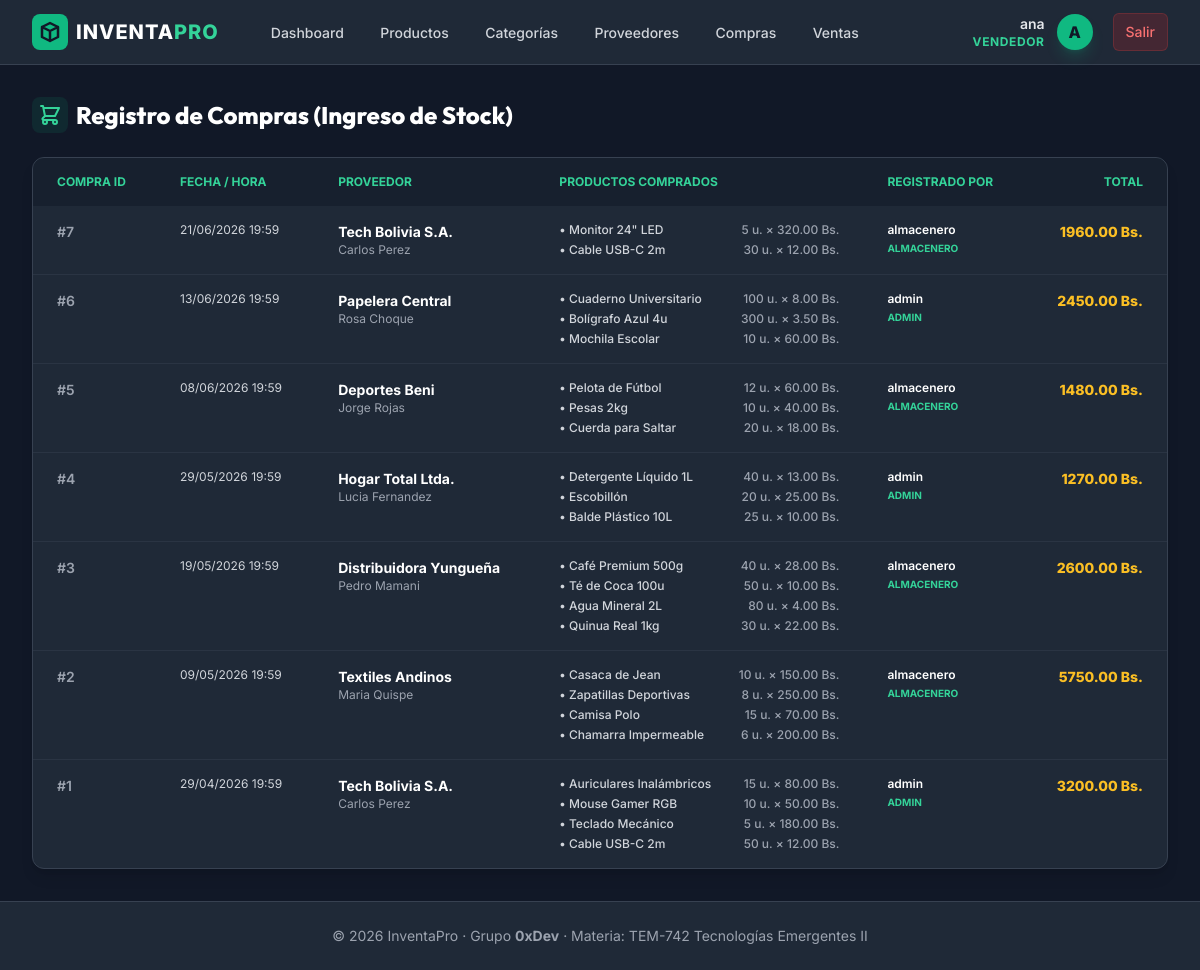
/compras/ (signed in), run on the app's committed database.
### apps/models.py (models this page shows, shortened)
class User(db.Model, UserMixin):
    __tablename__ = "users"
    id = db.Column(db.Integer, primary_key=True)
    username = db.Column(db.String(100), unique=True, nullable=False)
    email = db.Column(db.String(150), unique=True, nullable=False)
    password = db.Column(db.String(255), nullable=False)
    role = db.Column(db.String(20), default="vendedor")  # admin | almacenero | vendedor
    is_active_user = db.Column(db.Boolean, default=True)

### apps/Compras/models.py (models this page shows, shortened)
class Compra(db.Model):
    __tablename__ = "compras"
    id = db.Column(db.Integer, primary_key=True)
    fecha = db.Column(db.DateTime, default=datetime.utcnow, nullable=False)
    total = db.Column(db.Float, default=0.0)
    proveedor_id = db.Column(
        db.Integer, db.ForeignKey("proveedores.id"), nullable=False
    )
    user_id = db.Column(db.Integer, db.ForeignKey("users.id"), nullable=False)
    proveedor = db.relationship("Proveedor", back_populates="compras")
    usuario = db.relationship("User")
    items = db.relationship(
        "CompraItem", back_populates="compra", cascade="all, delete-orphan"
    )

class CompraItem(db.Model):
    __tablename__ = "compra_items"
    id = db.Column(db.Integer, primary_key=True)
    compra_id = db.Column(
        db.Integer, db.ForeignKey("compras.id"), nullable=False
    )
    producto_id = db.Column(
        db.Integer, db.ForeignKey("productos.id"), nullable=False
    )
    cantidad = db.Column(db.Integer, nullable=False)
    precio_unitario = db.Column(db.Float, nullable=False)
    compra = db.relationship("Compra", back_populates="items")
    producto = db.relationship("Producto", back_populates="compra_items")

### apps/Proveedores/models.py (models this page shows, shortened)
class Proveedor(db.Model):
    __tablename__ = "proveedores"
    id = db.Column(db.Integer, primary_key=True)
    empresa = db.Column(db.String(150), nullable=False)
    contacto = db.Column(db.String(100))
    telefono = db.Column(db.String(20))
    email = db.Column(db.String(150))
    compras = db.relationship("Compra", back_populates="proveedor")

### apps/Productos/models.py (models this page shows, shortened)
class Producto(db.Model):
    __tablename__ = "productos"
    id = db.Column(db.Integer, primary_key=True)
    nombre = db.Column(db.String(150), nullable=False)
    descripcion = db.Column(db.String(255))
    precio = db.Column(db.Float, nullable=False)
    stock = db.Column(db.Integer, nullable=False, default=0)
    stock_minimo = db.Column(db.Integer, default=5)
    categoria_id = db.Column(db.Integer, db.ForeignKey("categorias.id"), nullable=False)
    categoria = db.relationship("Categoria", back_populates="productos")
    compra_items = db.relationship("CompraItem", back_populates="producto")
    venta_items = db.relationship("VentaItem", back_populates="producto")

### apps/Compras/routes.py (the view)
@bp_compras.route("/")
@login_required
def listar():
    items = Compra.query.order_by(Compra.fecha.desc()).all()
    return render_template("compras/listar.html", items=items)

### apps/Compras/templates/compras/listar.html (shortened to what this page needs)
{% extends "base.html" %}
{% block content %}
<div class="space-y-6">
    <div class="flex justify-between items-center">
        <h2 class="text-2xl font-extrabold text-white flex items-center gap-2">
            <span class="p-1.5 bg-brand-500/10 text-brand-400 rounded-lg">
                <svg class="w-6 h-6" fill="none" stroke="currentColor" viewBox="0 0 24 24"><path stroke-linecap="round" stroke-linejoin="round" stroke-width="2" d="M3 3h2l.4 2M7 13h10l4-8H5.4M7 13L5.4 5M7 13l-2.293 2.293c-.63.63-.184 1.707.707 1.707H17m0 0a2 2 0 100 4 2 2 0 000-4zm-8 2a2 2 0 11-4 0 2 2 0 014 0z"></path></svg>
            </span>
            Registro de Compras (Ingreso de Stock)
        </h2>
    </div>
    <div class="bg-gray-800 rounded-xl border border-gray-700 overflow-hidden shadow-lg">
        <table class="w-full text-sm text-gray-300">
            <thead class="bg-gray-900/50 text-brand-400 uppercase text-xs">
                <tr>
                    <th class="px-6 py-4 text-left font-bold">Compra ID</th>
                    <th class="px-6 py-4 text-left font-bold">Fecha / Hora</th>
                    <th class="px-6 py-4 text-left font-bold">Proveedor</th>
                    <th class="px-6 py-4 text-left font-bold">Productos Comprados</th>
                    <th class="px-6 py-4 text-left font-bold">Registrado Por</th>
                    <th class="px-6 py-4 text-right font-bold">Total</th>
                </tr>
            </thead>
            <tbody class="divide-y divide-gray-700/50">
                {% for item in items %}
                <tr class="hover:bg-gray-750/30 transition align-top">
                    <td class="px-6 py-4 whitespace-nowrap text-gray-400 font-semibold">#{{ item.id }}</td>
                    <td class="px-6 py-4 whitespace-nowrap text-xs text-gray-350">{{ item.fecha.strftime('%d/%m/%Y %H:%M') }}</td>
                    <td class="px-6 py-4 whitespace-nowrap">
                        <div class="font-bold text-white">{{ item.proveedor.empresa }}</div>
                        <div class="text-xs text-gray-400">{{ item.proveedor.contacto }}</div>
                    </td>
                    <td class="px-6 py-4">
                        <div class="space-y-1">
                            {% for item_p in item.items %}
                            <div class="text-xs font-medium text-gray-300 flex items-center justify-between gap-4">
                                <span>• {{ item_p.producto.nombre }}</span>
                                <span class="text-gray-400 whitespace-nowrap">{{ item_p.cantidad }} u. &times; {{ "%.2f"|format(item_p.precio_unitario) }} Bs.</span>
                            </div>
                            {% endfor %}
                        </div>
                    </td>
                    <td class="px-6 py-4 whitespace-nowrap">
                        <div class="text-white text-xs font-semibold">{{ item.usuario.username }}</div>
                        <div class="text-brand-400 text-[10px] uppercase font-bold">{{ item.usuario.role }}</div>
                    </td>
                    <td class="px-6 py-4 whitespace-nowrap text-right font-extrabold text-amber-400">
                        {{ "%.2f"|format(item.total) }} Bs.
                    </td>
                </tr>
                {% endfor %}
            </tbody>
        </table>
    </div>
</div>
{% endblock %}

### apps/templates/base.html (shortened to what this page needs)
<!DOCTYPE html>
<html lang="es" class="h-full bg-gray-900 text-gray-100">
<head>
    <script src="https://cdn.tailwindcss.com"></script>
</head>
<body class="h-full flex flex-col justify-between">
    <div>
        <nav class="bg-gray-800 border-b border-gray-700">
            <div class="max-w-7xl mx-auto px-4 sm:px-6 lg:px-8">
                <div class="flex items-center justify-between h-16">
                    <div class="flex items-center">
                        <a href="{{ url_for('bp_core.index') }}" class="flex items-center gap-2 text-white font-extrabold text-xl tracking-wider">
                            <span class="bg-brand-500 text-gray-900 rounded-lg p-1.5 flex items-center justify-center">
                                <svg class="w-6 h-6" fill="none" stroke="currentColor" viewBox="0 0 24 24" xmlns="http://www.w3.org/2000/svg">
                                    <path stroke-linecap="round" stroke-linejoin="round" stroke-width="2.5" d="M20 7l-8-4-8 4m16 0l-8 4m8-4v10l-8 4m0-10L4 7m8 4v10M4 7v10l8 4"></path>
                                </svg>
                            </span>
                            <span>INVENTA<span class="text-brand-400">PRO</span></span>
                        </a>
                        {% if current_user.is_authenticated %}
                        <div class="hidden md:block ml-10 flex items-baseline space-x-2">
                            <a href="{{ url_for('bp_core.index') }}" class="text-gray-300 hover:bg-gray-700 hover:text-white px-3 py-2 rounded-md text-sm font-medium transition duration-200">Dashboard</a>
                            <a href="{{ url_for('bp_productos.listar') }}" class="text-gray-300 hover:bg-gray-700 hover:text-white px-3 py-2 rounded-md text-sm font-medium transition duration-200">Productos</a>
                            <a href="{{ url_for('bp_categorias.listar') }}" class="text-gray-300 hover:bg-gray-700 hover:text-white px-3 py-2 rounded-md text-sm font-medium transition duration-200">Categorías</a>
                            <a href="{{ url_for('bp_proveedores.listar') }}" class="text-gray-300 hover:bg-gray-700 hover:text-white px-3 py-2 rounded-md text-sm font-medium transition duration-200">Proveedores</a>
                            <a href="{{ url_for('bp_compras.listar') }}" class="text-gray-300 hover:bg-gray-700 hover:text-white px-3 py-2 rounded-md text-sm font-medium transition duration-200">Compras</a>
                            <a href="{{ url_for('bp_ventas.listar') }}" class="text-gray-300 hover:bg-gray-700 hover:text-white px-3 py-2 rounded-md text-sm font-medium transition duration-200">Ventas</a>
                        </div>
                        {% endif %}
                    </div>
                    <div class="flex items-center gap-4">
                        {% if current_user.is_authenticated %}
                        <div class="flex items-center gap-3">
                            <div class="text-right hidden sm:block">
                                <p class="text-sm font-semibold text-gray-200">{{ current_user.username }}</p>
                                <p class="text-xs text-brand-400 uppercase tracking-wider font-bold">{{ current_user.role }}</p>
                            </div>
                            <span class="h-9 w-9 rounded-full bg-brand-500 text-gray-900 font-extrabold flex items-center justify-center uppercase shadow-lg shadow-brand-500/20">
                                {{ current_user.username[0] }}
                            </span>
                            <a href="{{ url_for('auth.logout') }}" class="ml-2 bg-red-600/20 hover:bg-red-600 text-red-400 hover:text-white px-3 py-2 rounded-md text-sm font-medium border border-red-500/20 transition duration-200">
                                Salir
                            </a>
                        </div>
                        {% endif %}
                    </div>
                </div>
            </div>
        </nav>
        <main class="max-w-7xl mx-auto px-4 sm:px-6 lg:px-8 py-8">
            {% block content %}{% endblock %}
        </main>
    </div>
    <footer class="bg-gray-800 border-t border-gray-700 py-6 text-center text-sm text-gray-400">
        <div class="max-w-7xl mx-auto px-4">
            <p>&copy; 2026 InventaPro &middot; Grupo <strong>0xDev</strong> &middot; Materia: TEM-742 Tecnologías Emergentes II</p>
        </div>
    </footer>
</body>
</html>

### apps/templates/base.html (style rules this page uses)
body { font-family: 'Inter', sans-serif; }
h1, h2, h3, h4, h5, h6 { font-family: 'Outfit', sans-serif; }

### data on the page
User: username "ana", role "VENDEDOR", username "A"
Compra: id "7", fecha "21/06/2026 19:59", proveedor.empresa "Tech Bolivia S.A.", proveedor.contacto "Carlos Perez", usuario.username "almacenero", usuario.role "ALMACENERO", total "1960.00"
CompraItem: producto.nombre "Monitor 24\" LED", cantidad "5", precio_unitario "320.00"
CompraItem: producto.nombre "Cable USB-C 2m", cantidad "30", precio_unitario "12.00"
Compra: id "6", fecha "13/06/2026 19:59", proveedor.empresa "Papelera Central", proveedor.contacto "Rosa Choque", usuario.username "admin", usuario.role "ADMIN", total "2450.00"
CompraItem: producto.nombre "Cuaderno Universitario", cantidad "100", precio_unitario "8.00"
CompraItem: producto.nombre "Bolígrafo Azul 4u", cantidad "300", precio_unitario "3.50"
CompraItem: producto.nombre "Mochila Escolar", cantidad "10", precio_unitario "60.00"
Compra: id "5", fecha "08/06/2026 19:59", proveedor.empresa "Deportes Beni", proveedor.contacto "Jorge Rojas", usuario.username "almacenero", usuario.role "ALMACENERO", total "1480.00"
CompraItem: producto.nombre "Pelota de Fútbol", cantidad "12", precio_unitario "60.00"
CompraItem: producto.nombre "Pesas 2kg", cantidad "10", precio_unitario "40.00"
CompraItem: producto.nombre "Cuerda para Saltar", cantidad "20", precio_unitario "18.00"
Compra: id "4", fecha "29/05/2026 19:59", proveedor.empresa "Hogar Total Ltda.", proveedor.contacto "Lucia Fernandez", usuario.username "admin", usuario.role "ADMIN", total "1270.00"
CompraItem: producto.nombre "Detergente Líquido 1L", cantidad "40", precio_unitario "13.00"
CompraItem: producto.nombre "Escobillón", cantidad "20", precio_unitario "25.00"
CompraItem: producto.nombre "Balde Plástico 10L", cantidad "25", precio_unitario "10.00"
Compra: id "3", fecha "19/05/2026 19:59", proveedor.empresa "Distribuidora Yungueña", proveedor.contacto "Pedro Mamani", usuario.username "almacenero", usuario.role "ALMACENERO", total "2600.00"
CompraItem: producto.nombre "Café Premium 500g", cantidad "40", precio_unitario "28.00"
CompraItem: producto.nombre "Té de Coca 100u", cantidad "50", precio_unitario "10.00"
CompraItem: producto.nombre "Agua Mineral 2L", cantidad "80", precio_unitario "4.00"
CompraItem: producto.nombre "Quinua Real 1kg", cantidad "30", precio_unitario "22.00"
Compra: id "2", fecha "09/05/2026 19:59", proveedor.empresa "Textiles Andinos", proveedor.contacto "Maria Quispe", usuario.username "almacenero", usuario.role "ALMACENERO", total "5750.00"
CompraItem: producto.nombre "Casaca de Jean", cantidad "10", precio_unitario "150.00"
CompraItem: producto.nombre "Zapatillas Deportivas", cantidad "8", precio_unitario "250.00"
CompraItem: producto.nombre "Camisa Polo", cantidad "15", precio_unitario "70.00"
CompraItem: producto.nombre "Chamarra Impermeable", cantidad "6", precio_unitario "200.00"
Compra: id "1", fecha "29/04/2026 19:59", proveedor.empresa "Tech Bolivia S.A.", proveedor.contacto "Carlos Perez", usuario.username "admin", usuario.role "ADMIN", total "3200.00"
CompraItem: producto.nombre "Auriculares Inalámbricos", cantidad "15", precio_unitario "80.00"
CompraItem: producto.nombre "Mouse Gamer RGB", cantidad "10", precio_unitario "50.00"
CompraItem: producto.nombre "Teclado Mecánico", cantidad "5", precio_unitario "180.00"
CompraItem: producto.nombre "Cable USB-C 2m", cantidad "50", precio_unitario "12.00"
